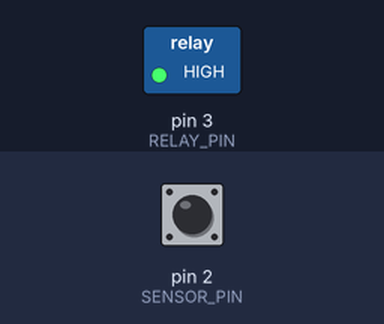
Recording of a sketch running on a simulated Arduino Uno, built with avr-gcc and run on an emulated ATmega328P. On the bench: switched loads named in the sketch (green lamp = pin HIGH). Inputs (shaded band) come from the test bench; at power-on: pin 2 (SENSOR_PIN) HIGH.

Above: at 1.2 s.
1.3 s: pin 2 (SENSOR_PIN) pulsed LOW 2 times (0.12 s each, 0.3 s apart)
At 2.4 s:
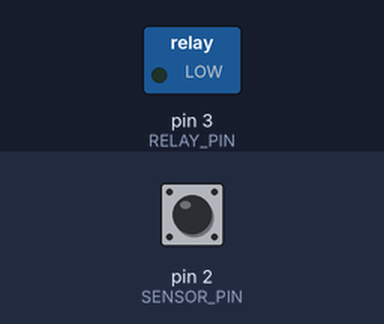
Timing chart, 0 to 4.3 s (numbered marks = the images above; inputs shaded):
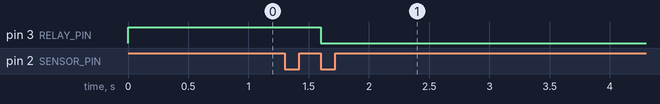

Measured:
- after the input at 1.3 s, pin 3 (RELAY_PIN): HIGH → LOW after 0.30 s

The sketch:

on_clap.ino
```cpp
#define SENSOR_PIN 2

#define RELAY_PIN 3

int previousValue = HIGH;

int clapCount = 0;

unsigned long previousTime = millis();

bool relayOutPut = HIGH;

void setup()

{

  pinMode(SENSOR_PIN , INPUT);

  pinMode(RELAY_PIN, OUTPUT);


  //Turn off relay . Relay is LOW level triggered relay

  digitalWrite(RELAY_PIN, HIGH);

}


void loop()
{
  int currentValue = digitalRead(SENSOR_PIN);

  if (previousValue == HIGH && currentValue == LOW)
  {
    if (clapCount == 1 &&  millis() - previousTime >= 500)
    {
      clapCount = 0;
    }
    if (clapCount == 0)
    {
      previousTime = millis();
    }
    clapCount++;
    if (clapCount == 2)
    {
      relayOutPut = !relayOutPut;
      digitalWrite(RELAY_PIN, relayOutPut);
      clapCount = 0;
    }
    delay(200);
  }
  previousValue = currentValue;
}
```
